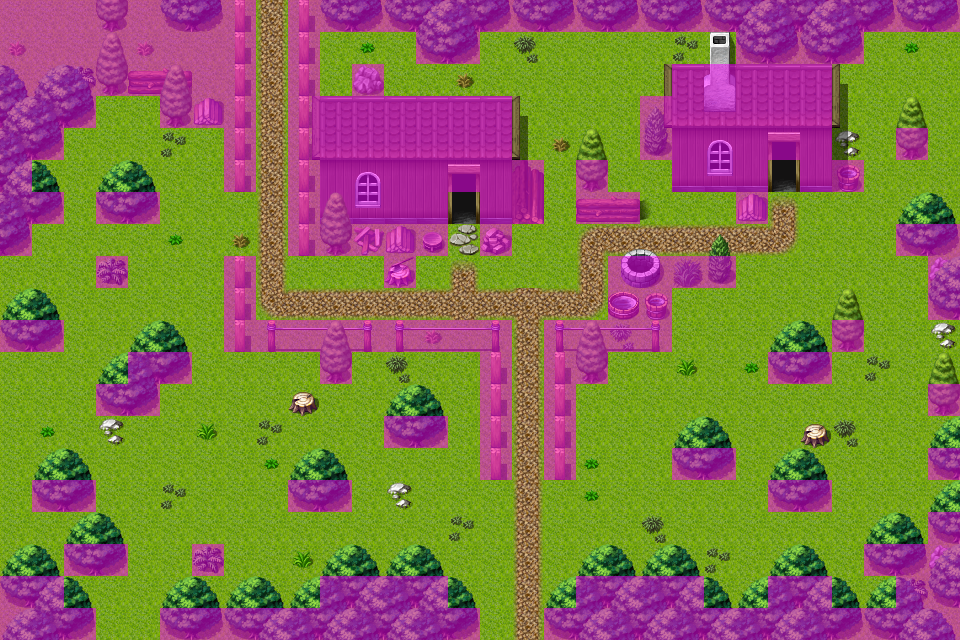

This game map was drawn from its Tiled (.tmx) file and the tilesets committed beside it. A one-line description and the trimmed map source follow:
An orthogonal 30x20 tile map with 32x32 px tiles, 4 tile layers (Ground, Objects, Above, Walkable), 16 tilesets and 17 objects (11x mapchange, 5x spawn, key).

<map version="1.0" orientation="orthogonal" width="30" height="20" tilewidth="32" tileheight="32">
    <properties>
        <property name="outdoors" value="1" />
    </properties>
    <tileset firstgid="1" name="map_6" tilewidth="32" tileheight="32">
        <image source="../drawable/map_6.png" />
    </tileset>
    <tileset firstgid="65" name="map_19" tilewidth="32" tileheight="32">
        <image source="../drawable/map_19.png" />
    </tileset>
    <tileset firstgid="129" name="map_7" tilewidth="32" tileheight="32">
        <image source="../drawable/map_7.png" />
    </tileset>
    <tileset firstgid="193" name="map_3" tilewidth="32" tileheight="32">
        <image source="../drawable/map_3.png" />
    </tileset>
    <tileset firstgid="257" name="map_17" tilewidth="32" tileheight="32">
        <image source="../drawable/map_17.png" />
    </tileset>
    <tileset firstgid="321" name="map_16" tilewidth="32" tileheight="32">
        <image source="../drawable/map_16.png" />
    </tileset>
    <tileset firstgid="385" name="map_5" tilewidth="32" tileheight="32">
        <image source="../drawable/map_5.png" />
    </tileset>
    <tileset firstgid="449" name="map_8" tilewidth="32" tileheight="32">
        <image source="../drawable/map_8.png" />
    </tileset>
    <tileset firstgid="513" name="map_27" tilewidth="32" tileheight="32">
        <image source="../drawable/map_27.png" />
    </tileset>
    <tileset firstgid="577" name="map_1" tilewidth="32" tileheight="32">
        <image source="../drawable/map_1.png" />
    </tileset>
    <tileset firstgid="641" name="map_9" tilewidth="32" tileheight="32">
        <image source="../drawable/map_9.png" />
    </tileset>
    <tileset firstgid="705" name="map_4" tilewidth="32" tileheight="32">
        <image source="../drawable/map_4.png" />
    </tileset>
    <tileset firstgid="769" name="map_20" tilewidth="32" tileheight="32">
        <image source="../drawable/map_20.png" />
    </tileset>
    <tileset firstgid="833" name="map_12" tilewidth="32" tileheight="32">
        <image source="../drawable/map_12.png" />
    </tileset>
    <tileset firstgid="897" name="map_0" tilewidth="32" tileheight="32">
        <image source="../drawable/map_0.png" />
    </tileset>
    <tileset firstgid="961" name="map_2" tilewidth="32" tileheight="32">
        <image source="../drawable/map_2.png" />
    </tileset>
    <layer name="Ground" width="30" height="20">
        <data>[600 cells, 600 non-empty, 8 distinct tile ids]</data>
    </layer>
    <layer name="Objects" width="30" height="20">
        <data>[600 cells, 221 non-empty, 46 distinct tile ids]</data>
    </layer>
    <layer name="Above" width="30" height="20">
        <data>[600 cells, 89 non-empty, 14 distinct tile ids]</data>
    </layer>
    <layer name="Walkable" width="30" height="20">
        <data>[600 cells, 237 non-empty, 1 distinct tile ids]</data>
    </layer>
    <objectgroup name="Mapevents" visible="0">
        <object name="north" type="mapchange" x="256" y="0" width="32" height="32">
            <properties>
                <property name="map" value="fallhaven_nw" />
                <property name="place" value="south" />
            </properties>
        </object>
        <object name="south" type="mapchange" x="480" y="608" width="64" height="32">
            <properties>
                <property name="map" value="wild10" />
                <property name="place" value="north" />
            </properties>
        </object>
        <object name="alaun" type="mapchange" x="768" y="160" width="32" height="32">
            <properties>
                <property name="map" value="fallhaven_alaun" />
                <property name="place" value="entrance" />
            </properties>
        </object>
        <object name="lumberjack" type="mapchange" x="448" y="192" width="32" height="32">
            <properties>
                <property name="map" value="fallhaven_lumberjack" />
                <property name="place" value="entrance" />
            </properties>
        </object>
        <object name="south2" type="mapchange" x="96" y="608" width="64" height="32">
            <properties>
                <property name="map" value="wild9" />
                <property name="place" value="north3" />
            </properties>
        </object>
        <object name="west1" type="mapchange" x="0" y="256" width="32" height="64">
            <properties>
                <property name="map" value="gapfiller2" />
                <property name="place" value="east1" />
            </properties>
        </object>
        <object name="west2" type="mapchange" x="0" y="352" width="32" height="224">
            <properties>
                <property name="map" value="gapfiller2" />
                <property name="place" value="east2" />
            </properties>
        </object>
        <object name="east" type="mapchange" x="928" y="32" width="32" height="192">
            <properties>
                <property name="map" value="fallhaven_se" />
                <property name="place" value="west" />
            </properties>
        </object>
        <object name="east2" type="mapchange" x="928" y="320" width="32" height="64">
            <properties>
                <property name="map" value="fallhaven_se" />
                <property name="place" value="west2" />
            </properties>
        </object>
        <object name="east3" type="mapchange" x="928" y="416" width="32" height="32">
            <properties>
                <property name="map" value="fallhaven_se" />
                <property name="place" value="west3" />
            </properties>
        </object>
        <object name="east4" type="mapchange" x="928" y="480" width="32" height="32">
            <properties>
                <property name="map" value="fallhaven_se" />
                <property name="place" value="west4" />
            </properties>
        </object>
    </objectgroup>
    <objectgroup name="Keys" visible="0">
        <object name="andor1_5" type="key" x="416" y="256" width="32" height="32">
            <properties>
                <property name="phrase" value="fallhaven_lumberjack" />
                <property name="requireId" value="andor" />
                <property name="requireType" value="questProgress" />
                <property name="requireValue" value="1" />
            </properties>
        </object>
    </objectgroup>
    <objectgroup name="Citizens" visible="0">
        <object name="fallhaven_citizen3" type="spawn" x="320" y="64" width="576" height="256">
            <properties>
                <property name="spawngroup" value="fallhaven_citizen3" />
            </properties>
        </object>
    </objectgroup>
    <objectgroup name="NPCs, Monsters">
        <object name="fallhaven_lumberjack" type="spawn" x="416" y="256" width="32" height="32">
            <properties>
                <property name="ignoreAreas" value="true" />
                <property name="spawngroup" value="fallhaven_lumberjack" />
            </properties>
        </object>
        <object name="forestant" type="spawn" x="64" y="384" width="288" height="192">
            <properties>
                <property name="quantity" value="2" />
                <property name="spawngroup" value="forestant" />
            </properties>
        </object>
        <object name="forestant_1" type="spawn" x="640" y="416" width="256" height="192">
            <properties>
                <property name="quantity" value="2" />
                <property name="spawngroup" value="forestant" />
            </properties>
        </object>
        <object name="vacor" type="spawn" x="128" y="128" width="32" height="32">
            <properties>
                <property name="spawngroup" value="vacor" />
            </properties>
        </object>
    </objectgroup>
</map>
